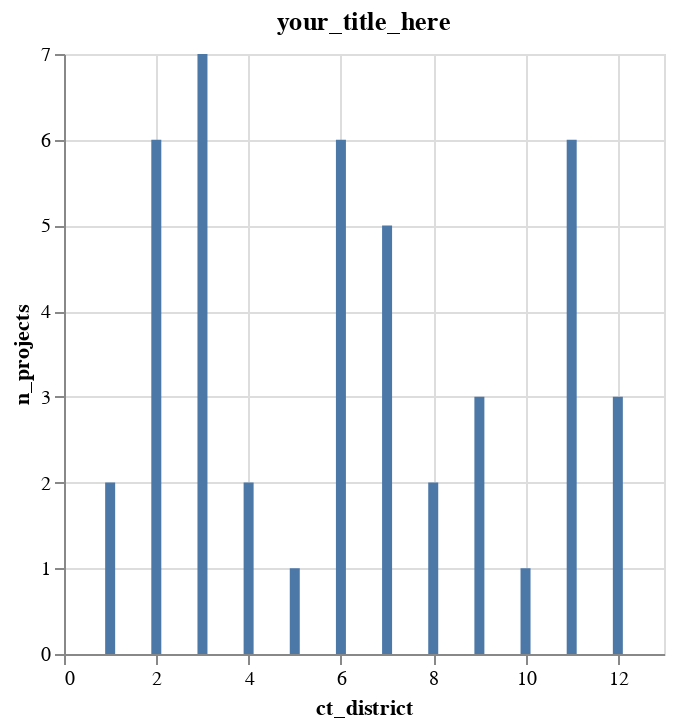

The notebook cell saved with this chart:
### Markdown cell above
#### Customizing
* `altair` offers an endless ways to amp up the personality of your chart.
* Additionally, the chart above without a title and legend is a data visualization "taboo" and the dull blue is uninspiring. 

##### Add a title
* You can do so within `.Chart()`

### Code cell
alt.Chart(agg1, title="your_title_here").mark_bar().encode(
    x="ct_district", y="n_projects"
)

### Figure 1 — Vega-Lite specification as saved in the notebook (floating-point values rounded to 4 significant figures)
{"config": {"view": {"continuousWidth": 300, "continuousHeight": 300}}, "data": {"name": "data-756c775e03cc235a9956d8343aa07202"}, "mark": {"type": "bar"}, "encoding": {"x": {"field": "ct_district", "type": "quantitative"}, "y": {"field": "n_projects", "type": "quantitative"}}, "title": "your_title_here", "$schema": "https://vega.github.io/schema/vega-lite/v5.14.1.json", "datasets": {"data-756c775e03cc235a9956d8343aa07202": [{"ct_district": 1, "median_score": 69.5, "min_score": 69, "max_score": 70, "n_projects": 2}, {"ct_district": 2, "median_score": 72.5, "min_score": 64, "max_score": 74, "n_projects": 6}, {"ct_district": 3, "median_score": 71.0, "min_score": 62, "max_score": 77, "n_projects": 7}, {"ct_district": 4, "median_score": 66.0, "min_score": 65, "max_score": 67, "n_projects": 2}, {"ct_district": 5, "median_score": 81.0, "min_score": 81, "max_score": 81, "n_projects": 1}, {"ct_district": 6, "median_score": 66.5, "min_score": 57, "max_score": 85, "n_projects": 6}, {"ct_district": 7, "median_score": 76.0, "min_score": 53, "max_score": 86, "n_projects": 5}, {"ct_district": 8, "median_score": 78.5, "min_score": 63, "max_score": 94, "n_projects": 2}, {"ct_district": 9, "median_score": 81.0, "min_score": 48, "max_score": 90, "n_projects": 3}, {"ct_district": 10, "median_score": 80.0, "min_score": 80, "max_score": 80, "n_projects": 1}, {"ct_district": 11, "median_score": 71.0, "min_score": 68, "max_score": 87, "n_projects": 6}, {"ct_district": 12, "median_score": 70.0, "min_score": 65, "max_score": 88, "n_projects": 3}]}}
